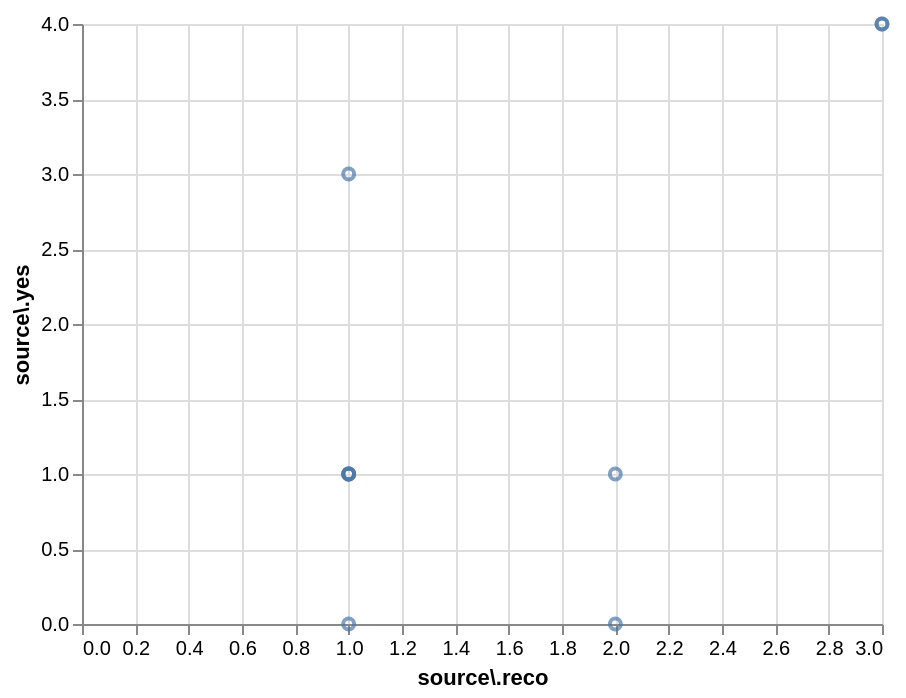

Express this chart as Vega-Lite.
### Vega specification from a JSON file in a GitHub repository (floating-point values rounded to 4 significant figures)
{"$schema": "https://vega.github.io/schema/vega/v5.json", "background": "white", "padding": 5, "width": 400, "height": 300, "style": "cell", "data": [{"name": "source_0", "values": {"hits": {"hits": [{"source.reco": 2, "source.yes": 1}, {"source.reco": 3, "source.yes": 4}, {"source.reco": 2, "source.yes": 0}, {"source.reco": 1, "source.yes": 3}, {"source.reco": 3, "source.yes": 4}, {"source.reco": 1, "source.yes": 1}, {"source.reco": 1, "source.yes": 1}, {"source.reco": 1, "source.yes": 1}, {"source.reco": 1, "source.yes": 0}, {"source.reco": 1, "source.yes": 1}]}}, "format": {"property": "hits.hits"}}, {"name": "data_0", "source": "source_0", "transform": [{"type": "filter", "expr": "isValid(datum[\"source.reco\"]) && isFinite(+datum[\"source.reco\"]) && isValid(datum[\"source.yes\"]) && isFinite(+datum[\"source.yes\"])"}]}], "marks": [{"name": "marks", "type": "symbol", "style": ["point"], "from": {"data": "data_0"}, "encode": {"update": {"opacity": {"value": 0.7}, "fill": {"value": "transparent"}, "stroke": {"value": "#4c78a8"}, "ariaRoleDescription": {"value": "point"}, "description": {"signal": "\"source\\.reco: \" + (format(datum[\"source.reco\"], \"\")) + \"; source\\.yes: \" + (format(datum[\"source.yes\"], \"\"))"}, "x": {"scale": "x", "field": "source\\.reco"}, "y": {"scale": "y", "field": "source\\.yes"}}}}], "scales": [{"name": "x", "type": "linear", "domain": {"data": "data_0", "field": "source\\.reco"}, "range": [0, {"signal": "width"}], "nice": true, "zero": true}, {"name": "y", "type": "linear", "domain": {"data": "data_0", "field": "source\\.yes"}, "range": [{"signal": "height"}, 0], "nice": true, "zero": true}], "axes": [{"scale": "x", "orient": "bottom", "gridScale": "y", "grid": true, "tickCount": {"signal": "ceil(width/40)"}, "domain": false, "labels": false, "aria": false, "maxExtent": 0, "minExtent": 0, "ticks": false, "zindex": 0}, {"scale": "y", "orient": "left", "gridScale": "x", "grid": true, "tickCount": {"signal": "ceil(height/40)"}, "domain": false, "labels": false, "aria": false, "maxExtent": 0, "minExtent": 0, "ticks": false, "zindex": 0}, {"scale": "x", "orient": "bottom", "grid": false, "title": "source\\.reco", "labelFlush": true, "labelOverlap": true, "tickCount": {"signal": "ceil(width/40)"}, "zindex": 0}, {"scale": "y", "orient": "left", "grid": false, "title": "source\\.yes", "labelOverlap": true, "tickCount": {"signal": "ceil(height/40)"}, "zindex": 0}]}
